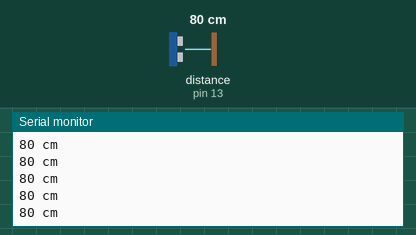
Simulated run of this sketch. Board: Arduino Leonardo, built with avr-gcc and run on an emulated ATmega32U4. Shown: the last lines printed to the serial monitor. The inputs (shaded band) are chosen by the test bench; at power-on: distance to the obstacle (sensor on pin 13) 80 cm.

Above: at 1.2 s.
1.3 s: distance to the obstacle (sensor on pin 13) set to 4 cm
At 1.35 s:
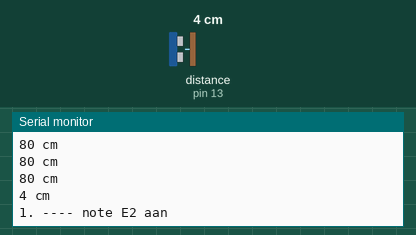
2.8 s: distance to the obstacle (sensor on pin 13) set to 13 cm
At 2.83 s:
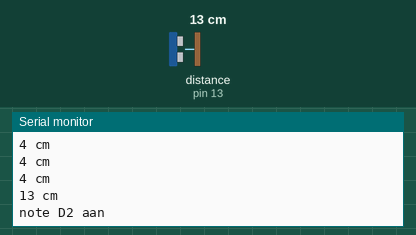
Timing chart, 0 to 5.8 s (numbered marks = the images above; inputs shaded):
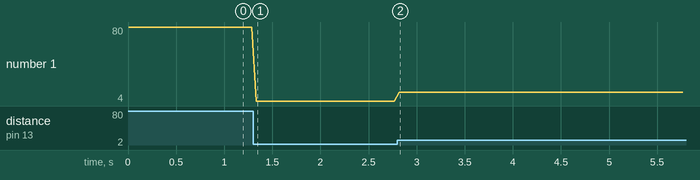

Measured:
- after the input at 1.3 s, the serial monitor: prints a new line at once (image 1)
- after the input at 2.8 s, the serial monitor: prints a new line at once (image 2)
- plotted number 1: 80 → 4 after the input at 1.3 s, 4 → 13 after the input at 2.8 s

The sketch:

MIDI-distance_NoteOn.ino
```cpp
#include "MIDIUSB.h" //install this library. Tools > Manage Libraries...  >‘MIDIUSB’
#include "Ultrasonic.h" //install this library. "Grove ultrasonic" Seeeduino. Arduino: Tools > Manage Libraries...

Ultrasonic ultrasonic(13);  //connect Yellow to pin 13 on your Micro. Connect black to GND and red to 5v (see readme: https://github.com/harmsel/ImmersiveEnvironments)
int stopHammer = 999;

void setup() {
  Serial.begin(115200);
}

void loop() {
  long distance;
  distance = ultrasonic.MeasureInCentimeters();
  Serial.print(distance); Serial.println(" cm");

  /// ---  if  distance is 2 to 10 cm, send note E2. Just one time (stopHammer)
  if (distance > 2 && distance < 10 && stopHammer != 1) {
    Serial.println("1. ---- note E2 aan");
    noteOn(0, 48, 64);
    MidiUSB.flush();
    stopHammer = 1;
    // pre
  } else if (distance > 10 && distance < 15 && stopHammer != 2) {
    Serial.println("note D2 aan");
    noteOn(0, 50, 64);
    MidiUSB.flush();
    stopHammer = 2;
  } else if (distance > 15 && stopHammer != 3) {
    Serial.println(" -- note C2 aan");
    noteOn(0, 52, 64);
    MidiUSB.flush();
    stopHammer = 3;
  }
 // Serial.println(stopHammer);
  delay(50);  //onthaasten
}


/// --- Below the functions to call in the loop --
// -----------------------------------------------
void noteOn(byte channel, byte pitch, byte velocity) {
  midiEventPacket_t noteOn = { 0x09, 0x90 | channel, pitch, velocity };
  MidiUSB.sendMIDI(noteOn);
}

void noteOff(byte channel, byte pitch, byte velocity) {
  midiEventPacket_t noteOff = { 0x08, 0x80 | channel, pitch, velocity };
  MidiUSB.sendMIDI(noteOff);
}

void controlChange(byte channel, byte control, byte value) {
  midiEventPacket_t event = { 0x0B, 0xB0 | channel, control, value };
  MidiUSB.sendMIDI(event);
}
```
